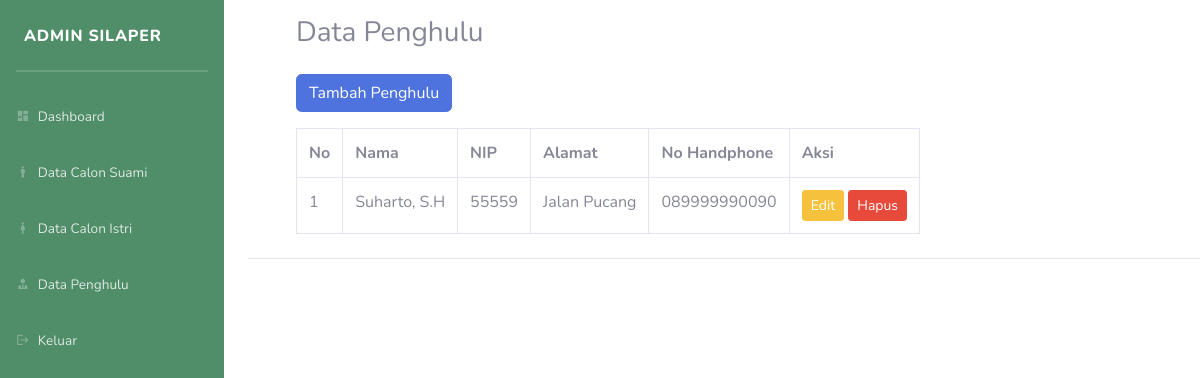
Page /penghulu on the committed database.
### tables this page shows
CREATE TABLE `penghulu` (
  `id_peng` int NOT NULL,
  `nama_peng` varchar(50) NOT NULL,
  `nip` varchar(20) NOT NULL,
  `alamat_peng` varchar(50) NOT NULL,
  `no_hp` varchar(13) NOT NULL
);

### controller/PenghuluController.php (called while the page is built, shortened)
<?php
include_once '../../models/Penghulu.php';
class PenghuluController
{
    private $model;
    public function __construct($db)
    {
        $this->model = new Penghulu($db);
    }
    public function getAllPenghulu()
    {
        return $this->model->getAllPenghulu();
    }
}
?>

### models/Penghulu.php (called while the page is built, shortened)
<?php
class Penghulu{
    private $koneksi;
    public function __construct($db)
    {
        $this->koneksi = $db;
    }
    public function getAllPenghulu()
    {
        $query="SELECT * FROM penghulu";
        $result=mysqli_query($this->koneksi,$query);
        return $result;
    }
}

### views/penghulu/index.php (the view)
<?php
include_once '../../config.php';
include_once '../../controller/PenghuluController.php';
require '../../index.php';
$database=new database;
$db=$database->getKoneksi();
$penghuluController = new PenghuluController($db);
$penghulu = $penghuluController->getAllPenghulu();
?>
<main class="col-md-9 ms-sm-auto col-lg-10 px-md-4">
    <div class="d-flex justify-content-between flex-wrap flex-md-nowrap align-items-center pt-3 pb-2 mb-3 border-bottom">
<div class="px-5">
    <h3> Data Penghulu </h3>
    <a class="btn btn-primary mb-3 mt-3" href="tambah_penghulu">Tambah Penghulu</a>
    <table border="1" class="table table-bordered">
        <tr>
            <th>No</th>
            <th>Nama</th>
            <th>NIP</th>
            <th>Alamat</th>
            <th>No Handphone</th>
            <th>Aksi</th>
        </tr>
        <?php
$no = 1;
foreach($penghulu as $x){
?>
<tr>
    <td><?php echo $no++?></td>
    <td><?php echo $x['nama_peng']?></td>
    <td><?php echo $x['nip']?></td>
    <td><?php echo $x['alamat_peng']?></td>
    <td><?php echo $x['no_hp']?></td>
    <td>
        <a class="btn btn-warning btn-sm"href="edit_penghulu?id=<?php echo $x['id_peng'];?>">Edit</a>
        <a class="btn btn-danger btn-sm"href="hapus_penghulu?id=<?php echo $x['id_peng'];?>"onclick="return confirm('Apakah yakin akan menghapus data ini?')">Hapus</a>
    </td>
</tr>
<?php
}
?>
</table>
</div>

### rows in the picture
penghulu: nama_peng "Suharto, S.H", nip "55559", alamat_peng "Jalan Pucang", no_hp "089999990090"
